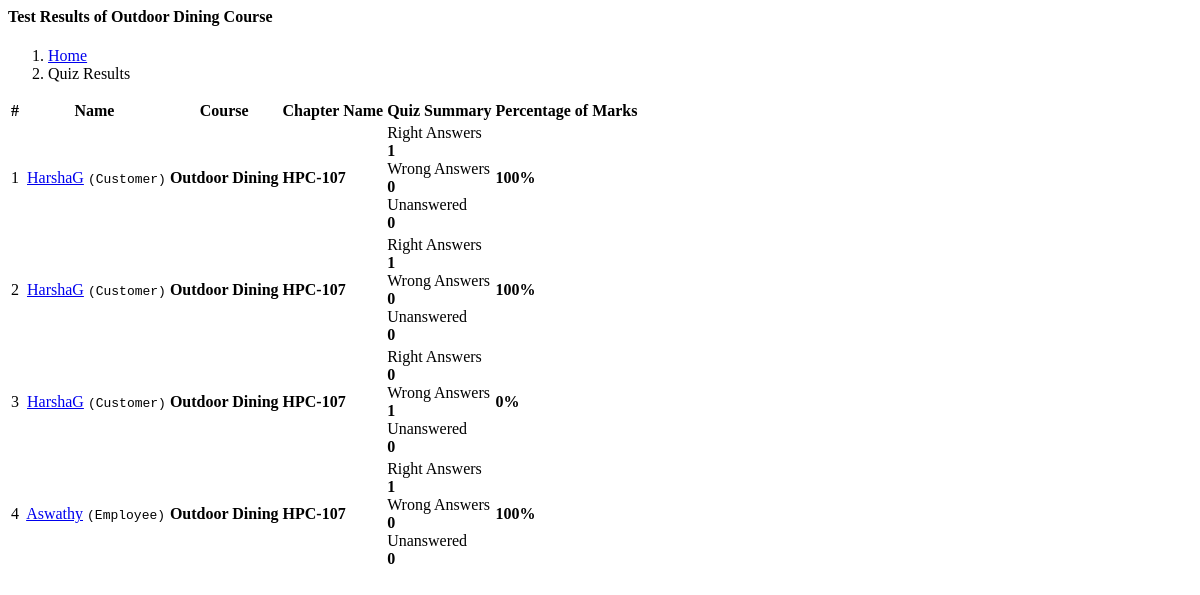
The app's page /checkresults.php?courseid=134 (signed in) with its own data.
### tables this page shows
CREATE TABLE `courses` (
  `courseid` int(11) NOT NULL AUTO_INCREMENT,
  `course_code` varchar(30) NOT NULL,
  `course_name` text NOT NULL,
  `description` text NOT NULL,
  `photo` varchar(100) DEFAULT NULL,
  `createdby` varchar(100) NOT NULL,
  `status` varchar(10) NOT NULL,
  PRIMARY KEY (`courseid`),
  UNIQUE KEY `course_code` (`course_code`)
);

CREATE TABLE `coursedetails` (
  `chapter_id` int(11) NOT NULL AUTO_INCREMENT,
  `courseid` int(11) NOT NULL,
  `chaptername` text NOT NULL,
  `chaptersummary` text NOT NULL,
  `videopath` varchar(100) DEFAULT NULL,
  `pdfpath` varchar(100) DEFAULT NULL,
  `pptxpath` varchar(100) DEFAULT NULL,
  `createdby` int(11) NOT NULL,
  PRIMARY KEY (`chapter_id`)
);

CREATE TABLE `userdetails` (
  `u_id` int(11) NOT NULL AUTO_INCREMENT,
  `user_id` int(11) NOT NULL,
  `name` varchar(100) NOT NULL,
  `gender` varchar(10) NOT NULL,
  `address` text NOT NULL,
  `phone` varchar(25) NOT NULL,
  `qualifn` varchar(100) NOT NULL,
  `photo` varchar(100) NOT NULL,
  `created_by` int(11) NOT NULL,
  PRIMARY KEY (`u_id`),
  UNIQUE KEY `user_id` (`user_id`)
);

CREATE TABLE `userlogin` (
  `user_id` int(11) NOT NULL AUTO_INCREMENT,
  `username` varchar(30) NOT NULL,
  `emailid` varchar(50) NOT NULL,
  `pass` varchar(30) NOT NULL,
  `role` varchar(10) NOT NULL,
  `status` varchar(10) NOT NULL,
  PRIMARY KEY (`user_id`),
  UNIQUE KEY `username` (`username`),
  UNIQUE KEY `emailid` (`emailid`)
);

CREATE TABLE `test_result` (
  `result_id` int(11) NOT NULL AUTO_INCREMENT,
  `test_id` int(11) NOT NULL,
  `user_id` int(11) NOT NULL,
  `right_ans` int(11) NOT NULL,
  `wrong_ans` int(11) NOT NULL,
  `no_attempt` int(11) NOT NULL,
  `score` float NOT NULL,
  PRIMARY KEY (`result_id`)
);

### checkresults.php (the view, shortened to what this page needs)
<?php
$sel2=mysqli_query($conn01,"select userlogin.user_id,admin_details.name from userlogin,admin_details where userlogin.user_id=admin_details.user_id && userlogin.username='".$_SESSION['username']."'");
$row2=mysqli_fetch_array($sel2);
$c=mysqli_query($conn01,"select * from courses where courseid =".$_GET['courseid']." && createdby=".$row2['user_id']);
if(mysqli_num_rows($c)>0)
{
?>
            <div class="main-content">
                <div class="page-content">
                    <div class="container-fluid">
                    <?php
                                        $course=mysqli_query($conn01,"select * from courses where courseid=".$_GET['courseid']);
                                        $coursedetails=mysqli_fetch_array($course);
                                        ?>
                        <div class="row">
                            <div class="col-12">
                                <div class="page-title-box d-sm-flex align-items-center justify-content-between">
                                    <h4 class="mb-sm-0 font-size-18">Test Results of <?php echo $coursedetails['course_name']?> Course</h4>
                                    <div class="page-title-right">
                                        <ol class="breadcrumb m-0">
                                            <li class="breadcrumb-item"><a href="admindashboard">Home</a></li>
                                            <li class="breadcrumb-item active">Quiz Results</li>
                                        </ol>
                                    </div>
                                </div>
                            </div>
                        </div>
                        <div class="row">
                            <div class="col-12">
                                <div class="card">
                                <form method="post">
                                <div class="card-bod table-responsive">
                                        <?php
                                          $query_run="select coursedetails.chaptername,test_result.* from coursedetails,user_courses,test_result,quiz where coursedetails.courseid=".$coursedetails['courseid']." && quiz.chapter_id=coursedetails.chapter_id && quiz.quiz_id=test_result.test_id && user_courses.course_id=coursedetails.courseid && test_result.user_id=user_courses.user_id && quiz.created_by=".$row2['user_id'];
                                          $sql_query_run=mysqli_query($conn01,$query_run);
                                        ?>
                                <table id="datatable" class="table table-bordered nowrap w-100">
                                            <thead>
                                            <tr>
                                                <th>#</th>
                                                <th>Name</th>
                                                <th>Course</th>
                                                <th>Chapter Name</th>
                                                <th>Quiz Summary</th>
                                                <th>Percentage of Marks</th>
                                            </tr>
                                            </thead>
                                            <tbody>
                                               <?php
                                               if(mysqli_num_rows($sql_query_run) > 0)
                                               {
                                                    $i=1;
                                                   while($rownum = mysqli_fetch_assoc($sql_query_run))
                                                   {
                                                    $sel3=mysqli_query($conn01,"select userdetails.name,userdetails.photo,userlogin.role from userdetails,userlogin where userlogin.user_id=userdetails.user_id && userlogin.user_id=".$rownum['user_id']);
                                                    $row3=mysqli_fetch_array($sel3);
                                               ?>
                                            <tr>
                                                <td><?php echo $i; ?></td>
                                                <td>
                                            <a href="#" class="text-body"><?php echo $row3['name']; ?></a> <code class="highlighter-rouge">(<?php echo ucfirst($row3['role']) ?>)</code></td>
                                                <td><strong><?php echo $coursedetails['course_name']; ?></strong></td>
                                                <td><strong><?php echo $rownum['chaptername']; ?></strong></td>
                                                <td>
                                                        <div class="d-flex align-items-center mb-3">
                                                            <div class="flex-grow-1 ms-3">
                                                                <span class="font-size-16">Right Answers </span>
                                                            </div>
                                                            <div class="flex-shrink-0">
                                                                <span class="badge rounded-pill badge-soft-success font-size-12 fw-medium"><strong><?php echo $rownum['right_ans']; ?></strong></span>
                                                            </div>
                                                        </div>
                                                        <div class="d-flex align-items-center mb-3">
                                                            <div class="flex-grow-1 ms-3">
                                                                <span class="font-size-16">Wrong Answers </span>
                                                            </div>
                                                            <div class="flex-shrink-0">
                                                                <span class="badge rounded-pill badge-soft-danger font-size-12 fw-medium"><strong><?php echo $rownum['wrong_ans']; ?></strong></span>
                                                            </div>
                                                        </div>
                                                        <div class="d-flex align-items-center mb-3">
                                                            <div class="flex-grow-1 ms-3">
                                                                <span class="font-size-16">Unanswered </span>
                                                            </div>
                                                            <div class="flex-shrink-0">
                                                                <span class="badge rounded-pill badge-soft-danger font-size-12 fw-medium"><strong><?php echo $rownum['no_attempt']; ?></strong></span>
                                                            </div>
                                                        </div>
                                                        </td>
                                                <td><span class="badge rounded-pill <?php if($rownum['score']>=50) { echo "badge-soft-success";} else { echo " badge-soft-danger";}?> font-size-24 fw-medium"><strong><?php echo $rownum['score']."%"; ?></strong></span></td>
                                            </tr>
                                            <?php
                                            $i=$i+1;
                                                   }
                                                }
                                            ?>
                                            </tbody>
                                        </table>
                                </div>
                                </form>
                                    </div>
                                </div>
                            </div>
                        </div>
                    </div>
                </div>
            <?php
            }
            else
            {
                header('Location:error404');
            }
            ?>

### records on screen
courses: course_name "Outdoor Dining"
coursedetails: userdetails.name "HarshaG", userlogin.role "Customer", courseid.course_name "Outdoor Dining", chaptername "HPC-107", test_result.right_ans "1", test_result.wrong_ans "0", test_result.no_attempt "0", test_result.score "100", test_result.right_ans "0", test_result.wrong_ans "1", test_result.score "0", userdetails.name "Aswathy", userlogin.role "Employee"
